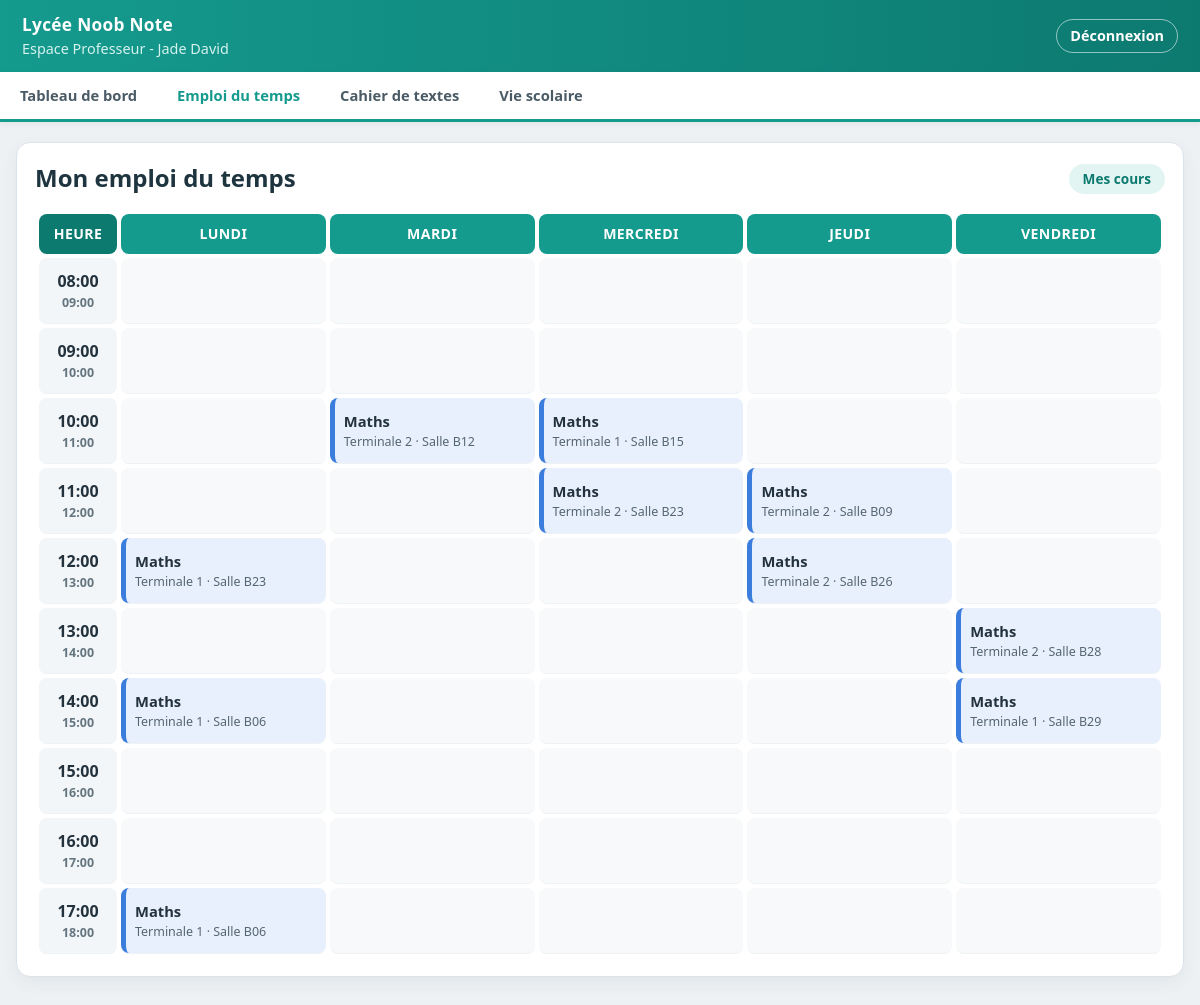
Screenshot of /prof/emploi (signed in) with the database file from the repository.
### tables this page shows
CREATE TABLE EmploiDuTemps (
            id_cours INTEGER PRIMARY KEY AUTOINCREMENT,
            id_classe INTEGER,
            jour_semaine TEXT,
            heure_debut TEXT,
            heure_fin TEXT,
            id_matiere INTEGER,
            id_prof TEXT,
            salle TEXT,
            FOREIGN KEY(id_classe) REFERENCES Classes(id_classe),
            FOREIGN KEY(id_matiere) REFERENCES Matieres(id_matiere),
            FOREIGN KEY(id_prof) REFERENCES Professeurs(id_prof)
        );

CREATE TABLE Matieres (id_matiere INTEGER PRIMARY KEY, nom_matiere TEXT);

CREATE TABLE Classes (id_classe INTEGER PRIMARY KEY, nom_classe TEXT);

### app.py (the view)
@app.route('/prof/emploi')
@login_requis('PROF')
def prof_emploi():
    prof = prof_connecte()
    grille_edt = construire_grille_edt(prof.recuperer_mon_emploi())
    return render_template('prof_emploi.html', onglet_actif='emploi',
                           grille_edt=grille_edt, jours_semaine=JOURS_SEMAINE)

### app.py (called while the page is built)
def couleur_matiere(nom_matiere):
    return COULEURS_MATIERES.get(nom_matiere, COULEUR_MATIERE_DEFAUT)

@app.context_processor
def injecter_outils():
    return {
        'couleur_matiere': couleur_matiere,
        'jour_aujourdhui': JOURS_SEMAINE[datetime.now().weekday()] if datetime.now().weekday() < 5 else None,
    }

def executer_sql(sql, params=(), fetch=False, commit=False):
    with sqlite3.connect(DB_PATH) as conn:
        cur = conn.cursor()
        cur.execute(sql, params)
        if commit:
            conn.commit()
        return cur.fetchall() if fetch else None

def construire_grille_edt(emploi):
    cours_par_creneau = {}
    for cours in emploi:
        cours_par_creneau[(cours['jour'], cours['heure_debut'])] = cours
    grille = []
    for heure in range(8, 18):
        heure_debut = f"{heure:02d}:00"
        heure_fin = f"{heure + 1:02d}:00"
        cellules = [cours_par_creneau.get((jour, heure_debut)) for jour in JOURS_SEMAINE]
        grille.append({'heure_debut': heure_debut, 'heure_fin': heure_fin, 'cellules': cellules})
    return grille

def login_requis(role=None):
    def decorateur(fonction):
        @wraps(fonction)
        def enveloppe(*args, **kwargs):
            utilisateur = session.get('user')
            if not utilisateur or (role and utilisateur['role'] != role):
                return redirect(url_for('login'))
            return fonction(*args, **kwargs)
        return enveloppe
    return decorateur

def prof_connecte():
    u = session['user']
    return Professeur(u['id'], u['nom'], u['prenom'])

    def _executer(self, sql, params=(), fetch=False, commit=False):
        return executer_sql(sql, params, fetch=fetch, commit=commit)

    def recuperer_mon_emploi(self):
        sql = '''SELECT EmploiDuTemps.jour_semaine, EmploiDuTemps.heure_debut, EmploiDuTemps.heure_fin,
                        Matieres.nom_matiere, Classes.nom_classe, EmploiDuTemps.salle
                 FROM EmploiDuTemps
                 JOIN Matieres ON EmploiDuTemps.id_matiere = Matieres.id_matiere
                 JOIN Classes ON EmploiDuTemps.id_classe = Classes.id_classe
                 WHERE EmploiDuTemps.id_prof = ?'''
        lignes = self._executer(sql, (self.id,), fetch=True)
        return [{'jour': j, 'heure_debut': hd, 'heure_fin': hf,
                 'matiere': m, 'classe': c, 'salle': s}
                for j, hd, hf, m, c, s in lignes]

### templates/prof_emploi.html (shortened to what this page needs)
{% extends "base_prof.html" %}
{% block contenu %}
<section class="card page-simple">
    <div class="entete-page">
        <h2>Mon emploi du temps</h2>
        <span class="badge-classe">Mes cours</span>
    </div>
    <div class="grille-scroll">
        <table class="grille-edt">
            <thead>
                <tr>
                    <th class="col-heure">Heure</th>
                    {% for jour in jours_semaine %}
                        <th class="{{ 'aujourdhui' if jour == jour_aujourdhui }}">{{ jour }}</th>
                    {% endfor %}
                </tr>
            </thead>
            <tbody>
                {% for ligne in grille_edt %}
                    <tr>
                        <td class="col-heure">
                            <span class="h-debut">{{ ligne.heure_debut }}</span>
                            <span class="h-fin">{{ ligne.heure_fin }}</span>
                        </td>
                        {% for cours in ligne.cellules %}
                            <td class="case-edt {{ 'colonne-jour' if jours_semaine[loop.index0] == jour_aujourdhui }}">
                                {% if cours %}
                                    {% set couleur = couleur_matiere(cours.matiere) %}
                                    <div class="bloc-cours" style="background: {{ couleur.fond }}; border-left-color: {{ couleur.bord }};">
                                        <strong>{{ cours.matiere }}</strong>
                                        <span class="cours-salle">{{ cours.classe }} · Salle {{ cours.salle }}</span>
                                    </div>
                                {% endif %}
                            </td>
                        {% endfor %}
                    </tr>
                {% endfor %}
            </tbody>
        </table>
    </div>
</section>
{% endblock %}

### static/css/style.css (style rules this page uses)
:root { --fond-page: #eef1f4; --fond-carte: #ffffff; --bordure: #dbe2e8; --texte-principal: #23323d; --texte-secondaire: #64757f; --pronote: #159a8e; --pronote-fonce: #0d7a70; --pronote-clair: #e3f5f2; --barre-foncee: #2f3a42; --danger: #d13b3b; --info: #2f78b7; }
* { box-sizing: border-box; }
body { margin: 0; font-family: 'Segoe UI', Tahoma, Geneva, Verdana, sans-serif; color: var(--texte-principal); background: var(--fond-page); line-height: 1.45; }
h2, h3, h4 { color: #1e343f; }
.card { background: var(--fond-carte); border: 1px solid var(--bordure); border-radius: 14px; padding: 18px; margin-bottom: 16px; box-shadow: 0 6px 16px rgba(43, 60, 75, 0.06); }
.entete-page { display: flex; align-items: center; justify-content: space-between; margin-bottom: 14px; }
.entete-page h2 { margin: 0; }
.badge-classe { background: var(--pronote-clair); color: var(--pronote-fonce); font-weight: 700; font-size: 0.85rem; padding: 5px 14px; border-radius: 20px; }
table { width: 100%; border-collapse: collapse; }
th { text-align: left; background: #f2f6f8; color: #47585f; padding: 11px; font-size: 0.88rem; text-transform: uppercase; letter-spacing: 0.4px; }
td { border-bottom: 1px solid #eef2f4; padding: 11px; }
.grille-scroll { overflow-x: auto; }
.grille-edt { width: 100%; border-collapse: separate; border-spacing: 4px; min-width: 760px; }
.grille-edt thead th { background: var(--pronote); color: #fff; text-align: center; border-radius: 8px; padding: 10px; }
.grille-edt .col-heure { width: 78px; background: #f2f6f8; color: var(--texte-secondaire); text-align: center; font-weight: 600; border-radius: 8px; vertical-align: middle; }
.grille-edt thead .col-heure { background: var(--pronote-fonce); color: #fff; }
.grille-edt .col-heure .h-debut { display: block; font-weight: 700; color: var(--texte-principal); }
.grille-edt .col-heure .h-fin { display: block; font-size: 0.78rem; color: var(--texte-secondaire); }
.case-edt { padding: 0; height: 66px; background: #f7f9fa; border-radius: 8px; vertical-align: middle; }
.bloc-cours { height: 100%; border-left: 5px solid var(--pronote); border-radius: 8px; padding: 7px 9px; display: flex; flex-direction: column; justify-content: center; gap: 1px; }
.bloc-cours strong { font-size: 0.92rem; color: #23323d; }
.bloc-cours .cours-salle { font-size: 0.78rem; color: #55666f; }
.page-simple h2 { margin-top: 0; }

### rows the page displays
EmploiDuTemps: matiere "Maths", classe "Terminale 2", salle "B12"
EmploiDuTemps: matiere "Maths", classe "Terminale 1", salle "B15"
EmploiDuTemps: matiere "Maths", classe "Terminale 2", salle "B23"
EmploiDuTemps: matiere "Maths", classe "Terminale 2", salle "B09"
EmploiDuTemps: matiere "Maths", classe "Terminale 1", salle "B23"
EmploiDuTemps: matiere "Maths", classe "Terminale 2", salle "B26"
EmploiDuTemps: matiere "Maths", classe "Terminale 2", salle "B28"
EmploiDuTemps: matiere "Maths", classe "Terminale 1", salle "B06"
EmploiDuTemps: matiere "Maths", classe "Terminale 1", salle "B29"
EmploiDuTemps: matiere "Maths", classe "Terminale 1", salle "B06"

### other values shown
{{ session.user.prenom }} "Jade"
{{ session.user.nom }} "David"
{{ jour }} "LUNDI" "MARDI" "MERCREDI" "JEUDI" "VENDREDI"
{{ ligne.heure_debut }} "08:00" "09:00" "10:00" "11:00" "12:00" "13:00" "14:00" "15:00" "16:00" "17:00"
{{ ligne.heure_fin }} "09:00" "10:00" "11:00" "12:00" "13:00" "14:00" "15:00" "16:00" "17:00" "18:00"
